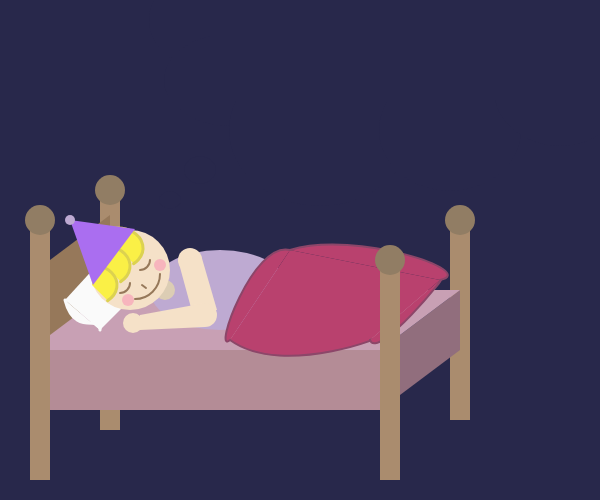
Frame 1 (no input)
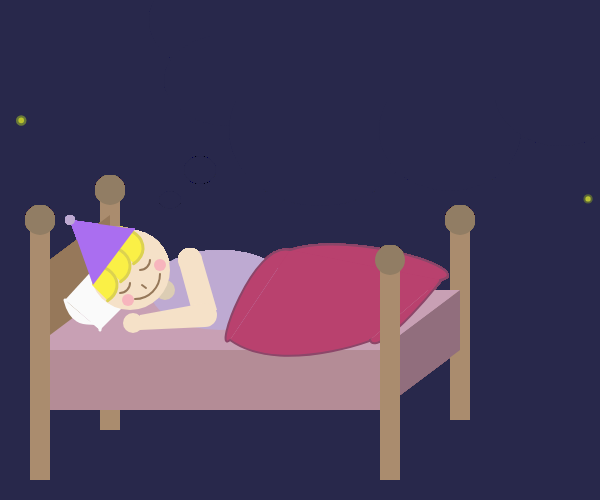
Frame 60 (no input)
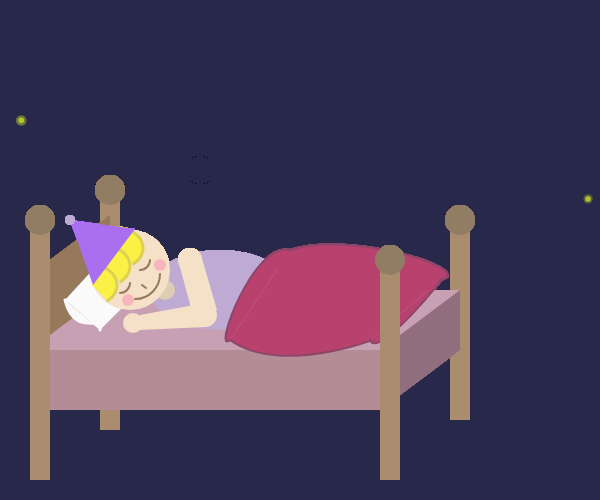
Frame 120 (the mouse pressed at the canvas centre since frame 60)

The p5.js sketch that drew these frames (run headless with seeded random() and noise() and a simulated clock; from frame 60 on, the mouse is pressed at the canvas centre):

// p5.js sketch
// ── sketch.js
let dream = false;
let wakeup = false;

let circleX = 130;
let circleY = 270;
let circleR = 40;

let eX = 150;
let ew = 370;
let eY = 250;
let eh = 340;

function setup() {
  createCanvas(600, 500);
  background(40,40,75);
}


function draw() {

  
  //기둥 뒤
  noStroke();
  fill(170,140,110);
  rect(100,200,20,230);
  rect(450,230,20,190);
  //침대 등
  fill(150,120,90);
  quad(110,290,110,215,50,260,50,350);
  //매트리스
  fill(180,140,150);
  rect(30,350,350,60);
  fill(145,110,125);
  quad(380,410,380,350,460,290,460,350);
  fill(200,160,180);
  quad(460,290,380,350,30,350,110,290);
  //배게
  fill(250);
  quad(65,300,100,330,130,300,120,240);
  stroke(250);
  strokeWeight(3);
  curve(40,100,65,300,100,330,50,400)
  noStroke();
  //캐릭터
  fill(190,170,210);
  ellipse(220,290,140,80);//몸
  fill(220,205,180);
  circle(165,290,20); //목
  fill(245,225,200);
  circle(130,270,80); //얼굴
  circle(190,260,24);
  quad(178,260,201,255,217,310,193,315);
  circle(205,315,24);
  quad(205,303,205,327,140,330,140,315)
  circle(133,323,20); //손
  fill(255,0,150,50);
  circle(128,300,12);
  circle(160,265,12);//볼
  
  //머리카락
  stroke(220,210,80);
  fill(250,240,70);
  arc(118,248,50,40,40,QUARTER_PI);
  arc(105,266,50,40,30,QUARTER_PI);
  arc(92,285,50,40,30,QUARTER_PI);
  //표정
  noFill();
  strokeWeight(2);
  stroke(150,120,90);
  arc(120, 283, 20, 20, 0, HALF_PI);
  arc(140, 260, 20, 20, 0, HALF_PI);
  line(142,285,146,288)
  arc(135, 274, 50, 50, 0, HALF_PI);
  //모자
  noStroke();
  fill(170,110,240);
  triangle(93,285,135,229,70,220);
  fill(190,170,210);
  circle(70,220,10);
  
  //이불
  fill(185,65,110);
  quad(290,250,440,280,370,340,230,340); //이불  
  stroke(140,70,105);
  strokeWeight(2);
  curve(40,100,230,340,370,340,50,400);
  curve(400,150,230,340,290,250,450,400);
  curve(400,150,370,340,440,280,300,400);
  curve(40,400,290,250,440,280,50,300);
  noStroke();
  //기둥 앞
  fill(170,140,110);
  rect(30,230,20,250);
  rect(380,270,20,210);
  //기둥 위
  fill(145,125,100);
  circle(40,220,30);
  circle(110,190,30);
  circle(460,220,30);
  circle(390,260,30);

   //별빛
  if (frameCount % 10 == 0){
    fill(random(200,250), random(200,250), random(0,100), random(150,250))
    stroke(random(200,250), random(200,250), random(0,100), random(30,100))
    strokeWeight(random(1,10))
    circleSize=random(5,10)
    ellipse(random(600), random(0,200), circleSize, circleSize);
  noStroke();

}
  
  //꿈나라
  if (dream) {
  noStroke();
  fill(150);
  ellipse(170,200,20,15);
  ellipse(200,170,30,25);
  ellipse(320,130,180,150);
  ellipse(450,130,140,120);
  ellipse(560,90,130,110);
  ellipse(230,80,130,90);
  rect(210,0,400,120); 
  ellipse(200,20,100,90);

  
  //달
  fill(200,200,0);
  circle(350,100,150);
  fill(150);
  circle(300,70,150);
  
  fill(170,110,240);
  triangle(360,22,370,80,420,60);
  stroke(170,110,240);
  curve(300,100,360,22,420,60,450,100);
  noStroke();
  fill(190,170,210);
  circle(360,22,10); 
  }
  
  if (dist(mouseX, mouseY, circleX, circleY) < circleR) {
    dream=!dream;
  }
  
  else {
  noStroke();
  fill(40,40,75);
  ellipse(170,200,22,17);
  ellipse(200,170,32,27);

  ellipse(200,20,102,92);
  ellipse(230,80,132,92);
  ellipse(320,130,182,152);
  ellipse(450,130,142,122);
  ellipse(560,90,132,112);
  rect(210,0,400,100);}
  

  
  //깨우기
  if (wakeup) {
    textSize(30);
    textAlign(CENTER);
    fill(230,100,100);
    let offset = random(-2,2);
    text("WAKE UP!", width / 2 + offset, 150+offset);}
      
  fill(0,0,0,0);
  rect(eX,eY,250,90);}

  function mousePressed() {

  if (eX < mouseX && mouseX < eh && eY < mouseY && mouseY < eh) {
    wakeup = !wakeup;}
  }

  function keyPressed(){
  clear();}
